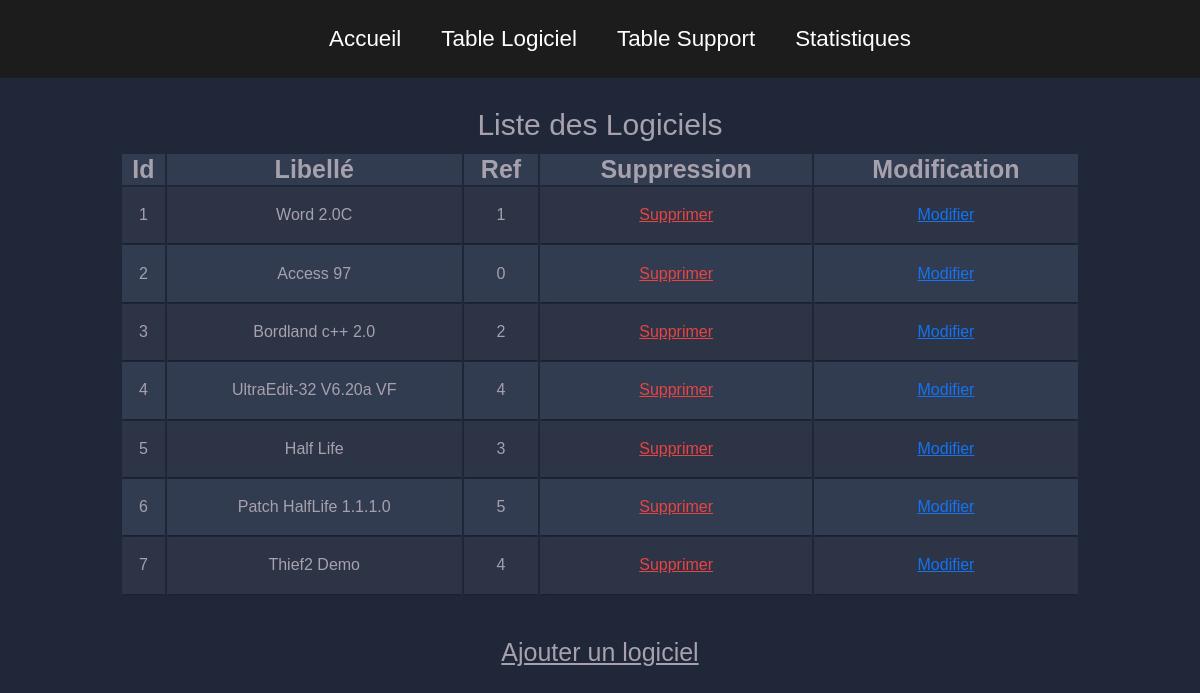
The page /logiciel.php on the database its author committed.
### tables this page shows
CREATE TABLE tlogiciel
(	IdL		  INT		NOT NULL 	PRIMARY KEY	AUTO_INCREMENT,
	LibelleL  CHAR( 100 )	NOT NULL ,
    Ref       INT NOT NULL ,

    FOREIGN KEY (Ref) REFERENCES Tsupport(IdS) ON DELETE CASCADE

);

### logiciel.php (the view, shortened to what this page needs)
<html>
<head>
  <link rel="stylesheet" type="text/css" href="stylecons.css">
</head>
<body>
  <nav>
   <ul class="menu">
    <li><a class="aaa" href="index.php">Accueil</a></li>
    <li><a class="aaa" href="logiciel.php">Table Logiciel</a></li>
    <li><a class="aaa" href="support.php">Table Support</a></li>
    <li><a class="aaa" href="stats.php">Statistiques</a></li>
  </ul>
</nav>
<head><center>
  <?php
  function  ConsulterBD ()
  {
global $option ;
if (  ($option == 'delete') or ($option == 'UPDATE1') )
  $IdCourant = $_GET['IdL'];
else  $IdCourant = -1 ;
echo "<br><br><br><br><br><br>";
echo "<center>" ;
echo "<table class='container'>" ;
echo "<caption>Liste des Logiciels</caption>  ";
echo "<tr> <th>Id</th> <th>Libellé</th><th>Ref</th><th>Suppression</th> <th>Modification</th> </tr>" ;
$DataBase = mysqli_connect ( "localhost" , "root" , "" ) ;
mysqli_select_db ( $DataBase, "bdppe" ) ;
$Requete = "Select * From tlogiciel ;" ;
$Resultat = mysqli_query ( $DataBase, $Requete )  or  die(mysqli_error($DataBase) ) ;
while (  $ligne = mysqli_fetch_array($Resultat)  )
{
  echo "<tr>\n" ;
  echo "<td align=center>" . $ligne['IdL']        . "</td>\n" ;
  if (  ($option == 'UPDATE1') )
  {
    if ( $IdCourant == $ligne['IdL'] )
    {
      echo "<form action='logiciel.php'>";
      echo "<td><INPUT class='inpt' TYPE=TEXT NAME='LibelleL' Value='" . $ligne['LibelleL'] . "'></td>\n" ;
      echo "<td><SELECT name='IdS'>";
      Function liste(){
        $DataBase = mysqli_connect ( "localhost" , "root" , "" ) ;
        mysqli_select_db ( $DataBase, "bdppe" ) ;
        $Requete2 = "Select IdS From tsupport ;";
        $Resultat2 = mysqli_query ( $DataBase, $Requete2 , MYSQLI_USE_RESULT )  or  die(mysql_error() ) ;
        while (  $ligne = mysqli_fetch_array($Resultat2,MYSQLI_ASSOC)  )
        {
          echo "<option name='IdS'>".$ligne['IdS']."</option>";
        }
      }
      liste();
      echo "</SELECT></td>";
    }
    else
     {
   echo "<td>" . $ligne['LibelleL']    . "</td>\n" ;
   echo "<td>" . $ligne['Ref'] . "</td>\n" ;
 }
}
else
     {
   echo "<td>" . $ligne['LibelleL']    . "</td>\n" ;
   echo "<td>" . $ligne['Ref'] . "</td>\n" ;
 }
 if (  ($option == 'delete') )
 {
  if ( $IdCourant == $ligne['IdL'] )
  {
    echo "<td><A HREF='logiciel.php?option=delete2&IdL=" . $ligne['IdL'] . "'><button>Confirmer</button></A></td>";
    echo "<td><A HREF='logiciel.php'><button class='annul'>Annuler</A>";
    echo "</td>\n" ;
  }
}
else
  { echo "<td>" ."<a class='idsupp'  href='logiciel.php?option=delete&IdL=".$ligne['IdL']."'>Supprimer</a>". "</td>\n";
echo "<td>" ."<a class='idmodif' href='logiciel.php?option=UPDATE1&IdL=".$ligne['IdL']."'>Modifier</a>". "</td>\n";
}
echo "</tr>\n" ;
}
echo "</table>" ;
echo "<br>" ;
echo "</center>" ;
}
$option = 'RIEN' ;
ConsulterBD();
?>
<a class="aa" href="ajouterlogiciel.php">Ajouter un logiciel</a>
</center>
<br><br>
</BODY>
</HTML>

### stylecons.css (style rules this page uses)
body { color:#A7A1AE; background-color:#1F2739; margin: 0; font-family:"Lucida Sans Unicode", "Lucida Grande", sans-serif; }
td { height: 30px; text-align: center; font-size: 20px; font-family: "montserrat",sans-serif; }
caption { padding-bottom: 10px; font-size: 30px; }
.container td { font-weight: normal; font-size: 1em; -webkit-box-shadow: 0 2px 2px -2px #0E1119; -moz-box-shadow: 0 2px 2px -2px #0E1119; box-shadow: 0 2px 2px -2px #0E1119; }
.container { overflow: hidden; width: 80%; margin: 0 auto; display: table; margin-bottom: 2%; }
.container th { font-size: 25px; }
.container td { padding-bottom: 2%; padding-top: 2%; }
.container tr:nth-child(odd) { background-color: #323C50; }
.container tr:nth-child(even) { background-color: #2C3446; }
a { color: #111; transition: 0.5s; }
.idsupp { color: #E94444; }
.idmodif { color: #1573f1; }
.aa { font-size: 25px; color: #A7A1AE; }
ul { display: flex; flex-wrap: wrap; justify-content: center; }
li { padding: 10px 20px; font-size: 140%; display: inline-block; width: auto; }
nav { z-index: 1000; position: fixed; width: 100%; background-color: #1c1c1c; height: auto; }
.aaa { color: white; text-decoration: none ; }

### rows shown on the page
tlogiciel: IdL "1", LibelleL "Word 2.0C", Ref "1"
tlogiciel: IdL "2", LibelleL "Access 97", Ref "0"
tlogiciel: IdL "3", LibelleL "Bordland c++ 2.0", Ref "2"
tlogiciel: IdL "4", LibelleL "UltraEdit-32 V6.20a VF", Ref "4"
tlogiciel: IdL "5", LibelleL "Half Life", Ref "3"
tlogiciel: IdL "6", LibelleL "Patch HalfLife 1.1.1.0", Ref "5"
tlogiciel: IdL "7", LibelleL "Thief2 Demo", Ref "4"
